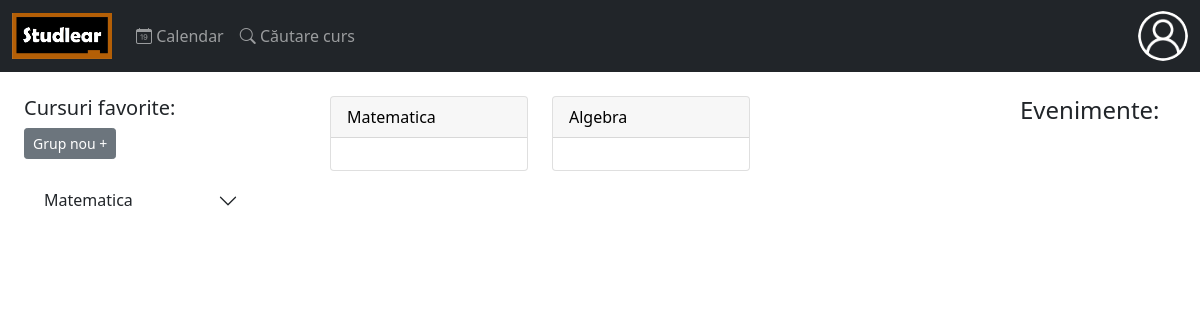
The page /Home_page.php (signed in) on the database as committed earlier.
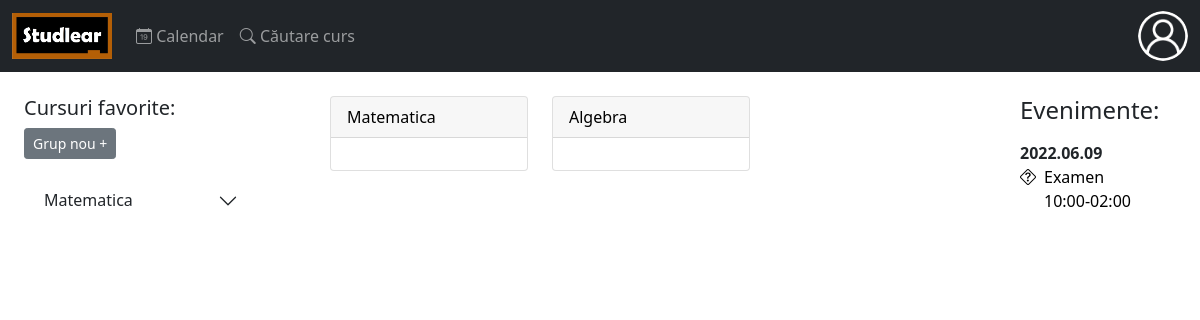
The same page on the database as committed later.
### tables this page shows
CREATE TABLE `course_group` (
  `id` int(11) NOT NULL AUTO_INCREMENT,
  `group_name` varchar(250) NOT NULL,
  `course_id` int(11) NOT NULL,
  `user_id` int(11) NOT NULL,
  PRIMARY KEY (`id`),
  KEY `course_group_FK` (`user_id`),
  KEY `course_group_FK_1` (`course_id`),
  CONSTRAINT `course_group_FK` FOREIGN KEY (`user_id`) REFERENCES `user` (`id`),
  CONSTRAINT `course_group_FK_1` FOREIGN KEY (`course_id`) REFERENCES `course` (`id`)
);

CREATE TABLE `course_user` (
  `id` int(11) NOT NULL AUTO_INCREMENT,
  `course_id` int(11) NOT NULL,
  `user_id` int(11) NOT NULL,
  `admin` tinyint(1) DEFAULT NULL,
  PRIMARY KEY (`id`),
  KEY `course_user_FK` (`user_id`),
  KEY `course_user_FK_1` (`course_id`),
  CONSTRAINT `course_user_FK` FOREIGN KEY (`user_id`) REFERENCES `user` (`id`),
  CONSTRAINT `course_user_FK_1` FOREIGN KEY (`course_id`) REFERENCES `course` (`id`)
);

CREATE TABLE `course` (
  `id` int(11) NOT NULL AUTO_INCREMENT,
  `title` varchar(250) NOT NULL,
  `password` varchar(100) DEFAULT NULL,
  PRIMARY KEY (`id`)
);

CREATE TABLE `quiz` (
  `id` int(11) NOT NULL AUTO_INCREMENT,
  `title` varchar(250) NOT NULL,
  `description` varchar(1000) DEFAULT NULL,
  `solving_time` int(11) DEFAULT NULL,
  `start_event` datetime DEFAULT NULL,
  `end_event` datetime DEFAULT NULL,
  `lesson_group_id` int(11) NOT NULL,
  `visibility` tinyint(1) DEFAULT NULL,
  PRIMARY KEY (`id`),
  KEY `single_player_quiz_FK` (`lesson_group_id`),
  CONSTRAINT `single_player_quiz_FK` FOREIGN KEY (`lesson_group_id`) REFERENCES `lesson_group` (`id`)
);

### Home_page.php (the view, shortened to what this page needs)
<!doctype html>
<html lang="en">
  <head>
    <link href="assets\css\bootstrap.min.css" rel="stylesheet"/>
    <link rel="stylesheet" href="https://cdn.jsdelivr.net/npm/bootstrap-icons@1.7.2/font/bootstrap-icons.css">
  </head>
  <body>
    <?php include 'Top_bar.php' ?>
    <div class="row">
      <div class="col-md-3 mt-3">
        <?php include 'Courses_group.php' ?>
      </div>
      <div class="col-md-7">
        <div class="container mt-3">
          <div class="row">
            <?php
            $user_id=$_SESSION['user_id'];
            $sql="SELECT * FROM course_user WHERE user_id LIKE $user_id";
            $results=mysqli_query($db,$sql);
            while ($row=mysqli_fetch_array($results,MYSQLI_ASSOC))
            {
              $course_id=$row['course_id'];
              $sql_course="SELECT * FROM course WHERE id LIKE $course_id";
              $results_course=mysqli_query($db,$sql_course);
              $row_course=mysqli_fetch_array($results_course,MYSQLI_ASSOC);?>
              <div class="col-md-4">
                <?php echo '<a href="Course_page.php?id='.$row["course_id"].'">'; ?>
                  <div class="card" >
                    <div class="card-header">
                      <?php echo $row_course['title']; ?>
                    </div>
                    <div class="card-body"></div>
                  </div>
                </a>
                <br>
              </div>
            <?php } ?>
          </div>
        </div>
      </div>
      <div class="col-md-2">
        <div class="me-4 mt-3">
          <h4>Evenimente:</h4>
          <?php
          $user_id=$_SESSION['user_id'];
          for($i=0;$i<7;$i++)
          {
            $date_write=0;
            $plus_day='+'.$i.' day';
            $date=date('Y-m-d', strtotime($plus_day));
            $start_event_date=$date.' 00:00:00';
            $end_event_date=$date.' 23:59:59';
            $sql_quiz="SELECT * FROM quiz WHERE start_event >=STR_TO_DATE('$start_event_date', '%Y-%m-%d %H:%i:%s') AND end_event <=STR_TO_DATE('$end_event_date', '%Y-%m-%d %H:%i:%s') AND lesson_group_id IN (SELECT l.id FROM lesson_group l LEFT JOIN course_user c ON l.course_id=c.course_id WHERE c.user_id LIKE $user_id)";
            $results_quiz=mysqli_query($db,$sql_quiz);
            $nr_quiz=mysqli_num_rows($results_quiz);
            if($nr_quiz>0 && $date_write==0)
            {
              echo '<div class="mt-3"><b>'.date('Y.m.d', strtotime($plus_day)).'</b></div>';
            }
            while($row_quiz=mysqli_fetch_array($results_quiz,MYSQLI_ASSOC))
            {
              $start_event = strtotime($row_quiz["start_event"]);
              $end_event = strtotime($row_quiz["end_event"]);
              $id = $row_quiz["id"];
              if($_SESSION['user_type']=="student")
                echo '<a href="Quiz_start.php?id='.$id.'">';
              else
                echo '<a href="Quiz_teacher.php?id='.$id.'">';
              echo '<div class="d-flex justify-content-between">';
              echo '<i class="bi bi-question-diamond me-2"></i>';
              echo '<div style="width: 100%; overflow: hidden; text-overflow: ellipsis;">'.$row_quiz['title'].'</div>';
              echo '</div>';
              echo '<div class="ms-4">'.date('H:i', $start_event).'-'.date('H:i', $end_event).'</div>';
              echo '</a>';
            }
          }
          ?>
        </div>
      </div>
    </div>
  </body>
</html>

### Courses_group.php (shortened to what this page needs)
<?php include 'Page_security.php'; ?>
<?php if($_SESSION['user_type']!='admin'){ ?>
	<div class="d-none d-md-block">
		<div class="container">
			<h5>Cursuri favorite:</h5>
			<button type="button" class="btn btn-secondary btn-sm" data-bs-toggle="modal" data-bs-target="#New_group_Modal">Grup nou +</button>
			<div class="accordion accordion-flush mt-3" id="accordionFlushExample">
				<?php
				$user_id=$_SESSION['user_id'];
				$sql="SELECT * FROM course_group AS cg JOIN course AS c ON cg.course_id=c.id WHERE user_id LIKE $user_id  ORDER BY group_name , title";
				$results=mysqli_query($db,$sql);
				$num_rows=mysqli_num_rows($results);
			    $i=1;
			    $close=0;
			    $open=1;
			    while($row=mysqli_fetch_array($results,MYSQLI_ASSOC))
			    {
					if($i==1)
					{
						$group_name=$row["group_name"];
					}
			    	if($row["group_name"]!=$group_name || $i==$num_rows)
			    	{
						$close=1;
					}
					$group_name=$row["group_name"];
					if($open==1)
					{
						$open=0;
						echo '<div class="accordion-item">';
							echo '<h2 class="accordion-header" id="heading_group'.$i.'">';
						      	echo '<button type="button" class="accordion-button collapsed" data-bs-toggle="collapse" data-bs-target="#collapse_group'.$i.'">'.$group_name.'</button>';
						    echo '</h2>';
					}
					if($close==1)
					{
						$close=0;
						$open=1;
										echo '<a class="btn btn-secondary btn-sm mt-3 text-decoration-none" href="Add_course_group.php?edit=3&group='.$link_group_name.'"><i class="bi bi-pencil-square"></i> Editează</a>'; ?>
							</div>
					<?php
					}
					$i++;
				} ?>
			</div>
		</div>
	</div>
<?php } ?>

Rows that differ between the two databases and show on the page:
added quiz: title "Examen", start_event "10:00", end_event "02:00"
Other text that changed with them:
new list line: "2022.06.09"
